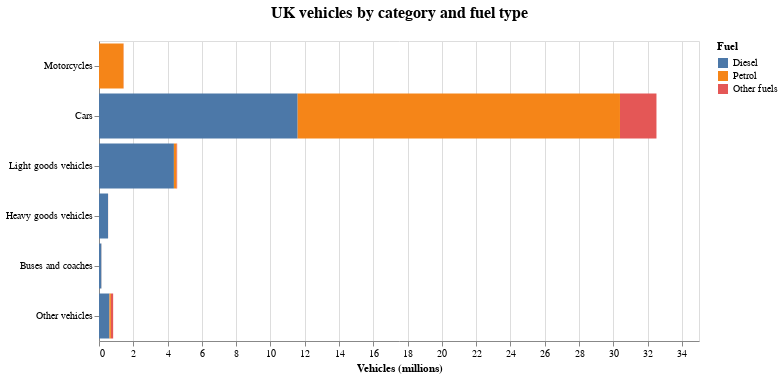

Notebook source saved alongside this figure:
### Code cell
chart

### Figure 1 — Vega-Lite specification as saved in the notebook (floating-point values rounded to 4 significant figures)
{"config": {"view": {"continuousWidth": 400, "continuousHeight": 300}, "title": {"anchor": "middle", "dy": -16, "fontSize": 16}}, "data": {"name": "data-9934c26e55b2f15d41c1df0a8f668d2a"}, "mark": "bar", "encoding": {"color": {"field": "Fuel", "sort": ["Diesel", "Petrol", "Other fuels"], "type": "nominal"}, "order": {"field": "color_Fuel_sort_index", "type": "quantitative"}, "tooltip": [{"field": "Fuel", "type": "nominal"}, {"field": "2022 Q3", "type": "quantitative"}], "x": {"field": "2022 Q3", "title": "Vehicles (millions)", "type": "quantitative"}, "y": {"field": "BodyType", "sort": ["Motorcycles", "Cars", "Light goods vehicles", "Heavy goods vehicles"], "title": null, "type": "nominal"}}, "height": 300, "title": "UK vehicles by category and fuel type", "width": 600, "$schema": "https://vega.github.io/schema/vega-lite/v4.17.0.json", "datasets": {"data-9934c26e55b2f15d41c1df0a8f668d2a": [{"BodyType": "Buses and coaches", "Fuel": "Diesel", "2022 Q3": 0.1379}, {"BodyType": "Buses and coaches", "Fuel": "Other fuels", "2022 Q3": 0.00238}, {"BodyType": "Buses and coaches", "Fuel": "Petrol", "2022 Q3": 0.003547}, {"BodyType": "Cars", "Fuel": "Diesel", "2022 Q3": 11.59}, {"BodyType": "Cars", "Fuel": "Other fuels", "2022 Q3": 2.129}, {"BodyType": "Cars", "Fuel": "Petrol", "2022 Q3": 18.8}, {"BodyType": "Heavy goods vehicles", "Fuel": "Diesel", "2022 Q3": 0.5275}, {"BodyType": "Heavy goods vehicles", "Fuel": "Other fuels", "2022 Q3": 0.002816}, {"BodyType": "Heavy goods vehicles", "Fuel": "Petrol", "2022 Q3": 0.001815}, {"BodyType": "Light goods vehicles", "Fuel": "Diesel", "2022 Q3": 4.369}, {"BodyType": "Light goods vehicles", "Fuel": "Other fuels", "2022 Q3": 0.0481}, {"BodyType": "Light goods vehicles", "Fuel": "Petrol", "2022 Q3": 0.142}, {"BodyType": "Motorcycles", "Fuel": "Diesel", "2022 Q3": 0.000753}, {"BodyType": "Motorcycles", "Fuel": "Other fuels", "2022 Q3": 0.01283}, {"BodyType": "Motorcycles", "Fuel": "Petrol", "2022 Q3": 1.426}, {"BodyType": "Other vehicles", "Fuel": "Diesel", "2022 Q3": 0.6102}, {"BodyType": "Other vehicles", "Fuel": "Other fuels", "2022 Q3": 0.1328}, {"BodyType": "Other vehicles", "Fuel": "Petrol", "2022 Q3": 0.08246}]}}
